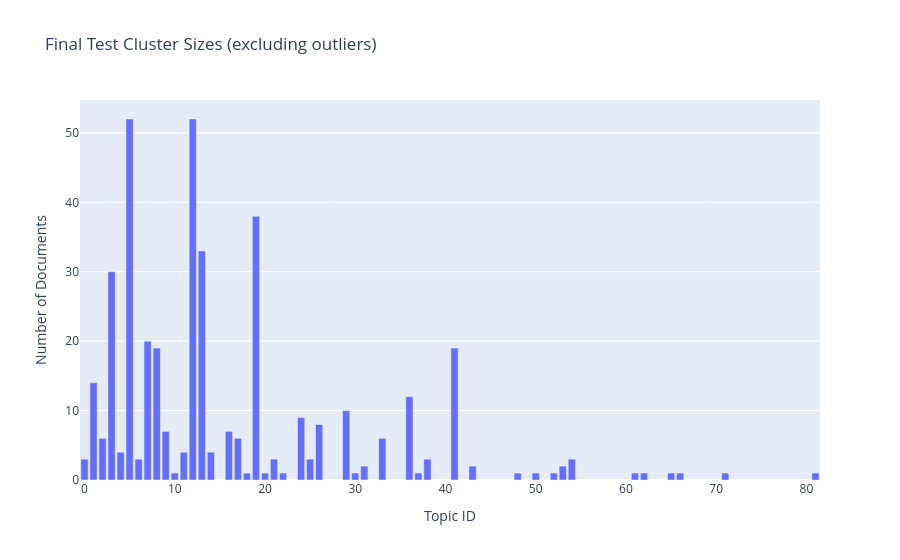
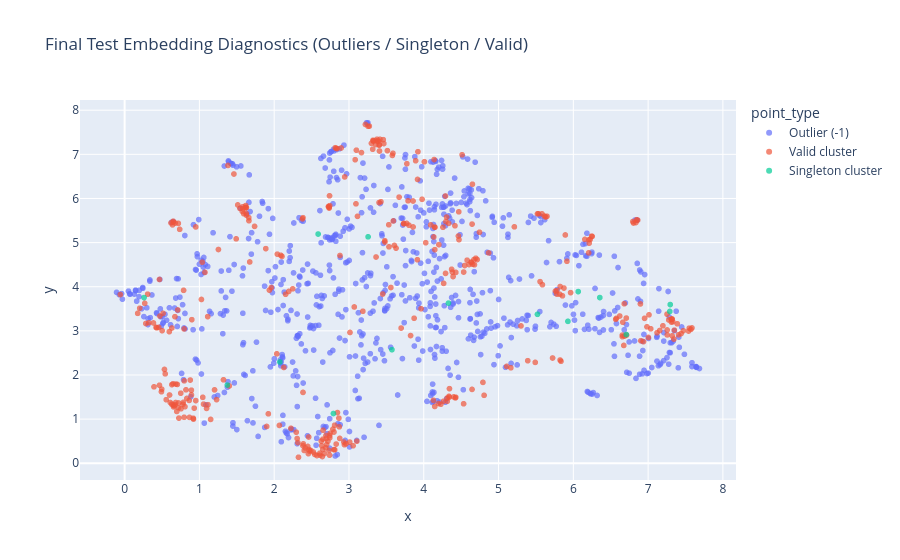
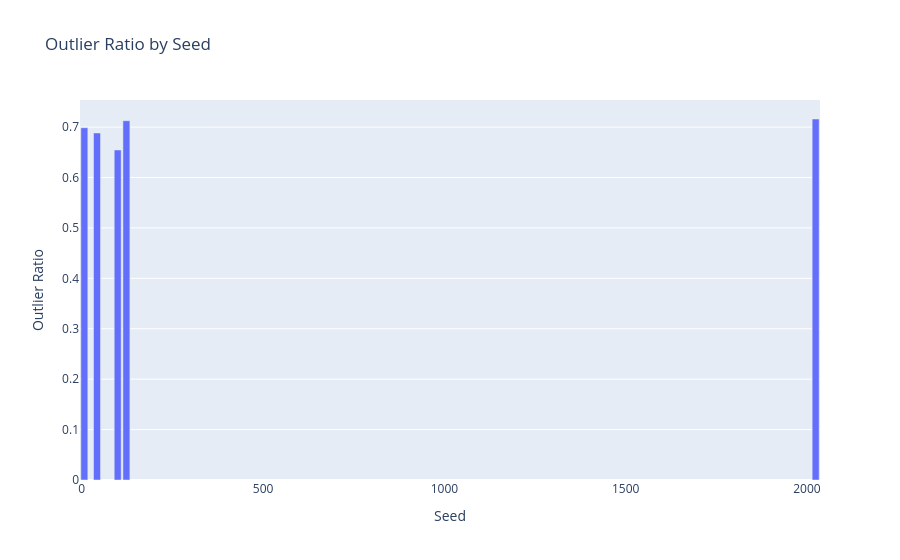
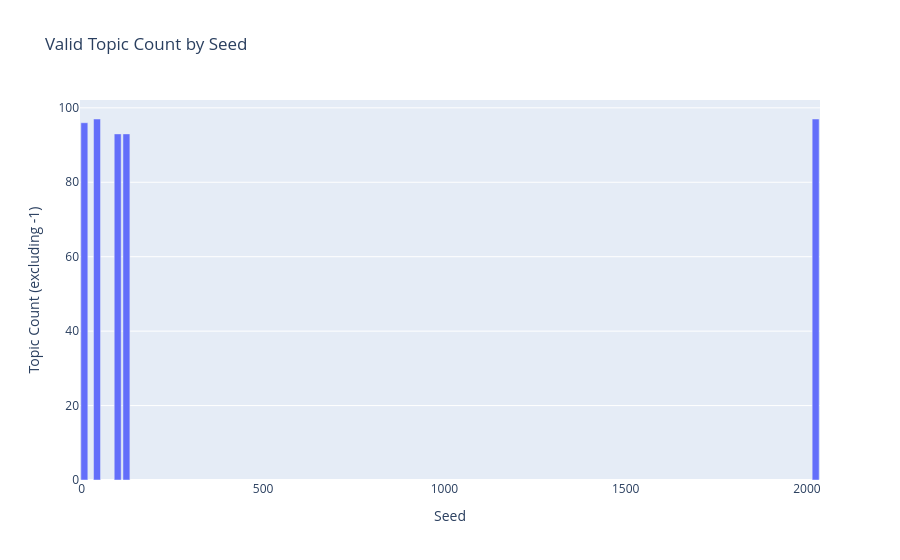

The notebook cell these images were saved under, in order:
### Code cell
import plotly.express as px

# Diagnostics use the currently available final test assignment (`test_topics`) and embeddings (`test_embeddings`).
if 'test_topics' not in globals() or 'test_embeddings' not in globals():
    raise RuntimeError('Please run Cell 24 first so `test_topics` and `test_embeddings` are available.')

labels = np.asarray(test_topics)
emb = np.asarray(test_embeddings)

if labels.shape[0] != emb.shape[0]:
    raise ValueError(f'Mismatch: labels={labels.shape[0]} vs embeddings={emb.shape[0]}')

is_outlier = labels == -1
outlier_ratio_now = float(np.mean(is_outlier)) if len(labels) > 0 else np.nan

valid_labels = labels[~is_outlier]
if len(valid_labels) > 0:
    cluster_size_series = pd.Series(valid_labels).value_counts().sort_values(ascending=False)
else:
    cluster_size_series = pd.Series(dtype='int64')

n_valid_clusters_now = int(cluster_size_series.shape[0])
singleton_topics_now = set(cluster_size_series[cluster_size_series == 1].index.tolist())
n_singletons_now = int(len(singleton_topics_now))

print('Final-clustering diagnostics (current test assignment):')
print(f'  Documents: {len(labels)}')
print(f'  Outlier ratio (-1): {outlier_ratio_now:.4f}')
print(f'  Valid clusters (excluding -1): {n_valid_clusters_now}')
print(f'  Singleton clusters: {n_singletons_now}')

if n_valid_clusters_now == 0:
    print('⚠️ No valid clusters found (all points are outliers).')
elif n_valid_clusters_now == 1:
    print('⚠️ Only one valid cluster found. Silhouette is undefined by design.')
if n_singletons_now > 0:
    print('⚠️ Singleton clusters present. Silhouette excludes them in our robust function.')

# 1) Cluster size distribution (excluding outliers)
if n_valid_clusters_now > 0:
    cluster_size_df = (
        cluster_size_series
        .rename_axis('Topic')
        .reset_index(name='Count')
        .sort_values('Count', ascending=False)
    )
    cluster_size_df['Topic'] = cluster_size_df['Topic'].astype(int)

    fig_sizes = px.bar(
        cluster_size_df,
        x='Topic',
        y='Count',
        title='Final Test Cluster Sizes (excluding outliers)',
        labels={'Topic': 'Topic ID', 'Count': 'Number of Documents'}
    )
    fig_sizes.show()
else:
    print('Cluster-size plot skipped (no valid clusters).')

# 2) 2D embedding view colored by diagnostic point type
# Recompute a 2D projection from test embeddings for visual inspection.
umap_viz = UMAP(n_neighbors=15, n_components=2, metric='cosine', random_state=42)
emb_2d = umap_viz.fit_transform(emb)

point_type = np.where(
    labels == -1,
    'Outlier (-1)',
    np.where(np.isin(labels, list(singleton_topics_now)), 'Singleton cluster', 'Valid cluster')
)

viz_df = pd.DataFrame({
    'x': emb_2d[:, 0],
    'y': emb_2d[:, 1],
    'topic': labels.astype(int),
    'point_type': point_type
})

fig_diag = px.scatter(
    viz_df,
    x='x',
    y='y',
    color='point_type',
    hover_data=['topic'],
    title='Final Test Embedding Diagnostics (Outliers / Singleton / Valid)'
)
fig_diag.update_traces(marker=dict(size=6, opacity=0.7))
fig_diag.show()

# 3) Seed-level context from the multi-seed run
if 'seed_results' in globals() and isinstance(seed_results, pd.DataFrame) and not seed_results.empty:
    seed_plot_df = seed_results.copy()

    fig_seed_outliers = px.bar(
        seed_plot_df,
        x='seed',
        y='test_outlier_ratio',
        title='Outlier Ratio by Seed',
        labels={'seed': 'Seed', 'test_outlier_ratio': 'Outlier Ratio'}
    )
    fig_seed_outliers.show()

    fig_seed_topics = px.bar(
        seed_plot_df,
        x='seed',
        y='test_topic_count',
        title='Valid Topic Count by Seed',
        labels={'seed': 'Seed', 'test_topic_count': 'Topic Count (excluding -1)'}
    )
    fig_seed_topics.show()
else:
    print('Seed-level plots skipped (run Cell 24 first to populate `seed_results`).')

### Figure 1 — Plotly figure (JSON) as saved in the notebook; plotly's stock layout.template omitted (floating-point values rounded to 4 significant figures)
{"data": [{"hovertemplate": "Topic ID=%{x}<br>Number of Documents=%{y}<extra></extra>", "legendgroup": "", "marker": {"color": "#636efa", "pattern": {"shape": ""}}, "name": "", "orientation": "v", "showlegend": false, "textposition": "auto", "type": "bar", "x": [12, 5, 19, 13, 3, 7, 8, 41, 1, 36, 29, 24, 26, 9, 16, 2, 17, 33, 14, 11, 4, 21, 0, 25, 6, 54, 38, 43, 31, 53, 18, 48, 71, 65, 66, 50, 52, 22, 61, 30, 10, 81, 62, 37, 20], "xaxis": "x", "y": [52, 52, 38, 33, 30, 20, 19, 19, 14, 12, 10, 9, 8, 7, 7, 6, 6, 6, 4, 4, 4, 3, 3, 3, 3, 3, 3, 2, 2, 2, 1, 1, 1, 1, 1, 1, 1, 1, 1, 1, 1, 1, 1, 1, 1], "yaxis": "y"}], "layout": {"barmode": "relative", "legend": {"tracegroupgap": 0}, "title": {"text": "Final Test Cluster Sizes (excluding outliers)"}, "xaxis": {"anchor": "y", "domain": [0, 1], "title": {"text": "Topic ID"}}, "yaxis": {"anchor": "x", "domain": [0, 1], "title": {"text": "Number of Documents"}}}}

### Figure 2 — Plotly figure (JSON) as saved in the notebook; plotly's stock layout.template omitted (floating-point values rounded to 4 significant figures; data arrays with more than 128 entries replaced by an {"elided": "..."} marker saying what was removed)
{"data": [{"customdata": {"elided": "756x1 int values"}, "hovertemplate": "point_type=Outlier (-1)<br>x=%{x}<br>y=%{y}<br>topic=%{customdata[0]}<extra></extra>", "legendgroup": "Outlier (-1)", "marker": {"color": "#636efa", "opacity": 0.7, "size": 6, "symbol": "circle"}, "mode": "markers", "name": "Outlier (-1)", "showlegend": true, "type": "scattergl", "x": {"elided": "756 float values"}, "xaxis": "x", "y": {"elided": "756 float values"}, "yaxis": "y"}, {"customdata": {"elided": "384x1 int values"}, "hovertemplate": "point_type=Valid cluster<br>x=%{x}<br>y=%{y}<br>topic=%{customdata[0]}<extra></extra>", "legendgroup": "Valid cluster", "marker": {"color": "#EF553B", "opacity": 0.7, "size": 6, "symbol": "circle"}, "mode": "markers", "name": "Valid cluster", "showlegend": true, "type": "scattergl", "x": {"elided": "384 float values"}, "xaxis": "x", "y": {"elided": "384 float values"}, "yaxis": "y"}, {"customdata": [[18], [48], [71], [65], [66], [50], [52], [22], [61], [30], [10], [81], [62], [37], [20]], "hovertemplate": "point_type=Singleton cluster<br>x=%{x}<br>y=%{y}<br>topic=%{customdata[0]}<extra></extra>", "legendgroup": "Singleton cluster", "marker": {"color": "#00cc96", "opacity": 0.7, "size": 6, "symbol": "circle"}, "mode": "markers", "name": "Singleton cluster", "showlegend": true, "type": "scattergl", "x": [2.792, 6.065, 6.354, 7.296, 1.373, 3.575, 5.52, 7.29, 2.587, 6.708, 5.928, 4.331, 0.2596, 3.256, 2.076], "xaxis": "x", "y": [1.127, 3.89, 3.754, 3.596, 1.771, 2.573, 3.375, 3.44, 5.194, 2.916, 3.215, 3.629, 3.754, 5.131, 2.295], "yaxis": "y"}], "layout": {"legend": {"title": {"text": "point_type"}, "tracegroupgap": 0}, "title": {"text": "Final Test Embedding Diagnostics (Outliers / Singleton / Valid)"}, "xaxis": {"anchor": "y", "domain": [0, 1], "title": {"text": "x"}}, "yaxis": {"anchor": "x", "domain": [0, 1], "title": {"text": "y"}}}}

### Figure 3 — Plotly figure (JSON) as saved in the notebook; plotly's stock layout.template omitted (floating-point values rounded to 4 significant figures)
{"data": [{"hovertemplate": "Seed=%{x}<br>Outlier Ratio=%{y}<extra></extra>", "legendgroup": "", "marker": {"color": "#636efa", "pattern": {"shape": ""}}, "name": "", "orientation": "v", "showlegend": false, "textposition": "auto", "type": "bar", "x": [42, 7, 123, 2024, 99], "xaxis": "x", "y": [0.6883, 0.6987, 0.7126, 0.716, 0.6545], "yaxis": "y"}], "layout": {"barmode": "relative", "legend": {"tracegroupgap": 0}, "title": {"text": "Outlier Ratio by Seed"}, "xaxis": {"anchor": "y", "domain": [0, 1], "title": {"text": "Seed"}}, "yaxis": {"anchor": "x", "domain": [0, 1], "title": {"text": "Outlier Ratio"}}}}

### Figure 4 — Plotly figure (JSON) as saved in the notebook; plotly's stock layout.template omitted (floating-point values rounded to 4 significant figures)
{"data": [{"hovertemplate": "Seed=%{x}<br>Topic Count (excluding -1)=%{y}<extra></extra>", "legendgroup": "", "marker": {"color": "#636efa", "pattern": {"shape": ""}}, "name": "", "orientation": "v", "showlegend": false, "textposition": "auto", "type": "bar", "x": [42, 7, 123, 2024, 99], "xaxis": "x", "y": [97, 96, 93, 97, 93], "yaxis": "y"}], "layout": {"barmode": "relative", "legend": {"tracegroupgap": 0}, "title": {"text": "Valid Topic Count by Seed"}, "xaxis": {"anchor": "y", "domain": [0, 1], "title": {"text": "Seed"}}, "yaxis": {"anchor": "x", "domain": [0, 1], "title": {"text": "Topic Count (excluding -1)"}}}}
